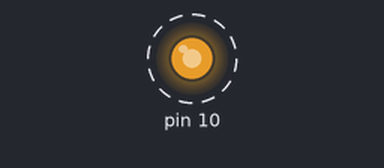
A sketch run on a simulated Arduino Uno, built with avr-gcc and run on an emulated ATmega328P. On the bench: output pins drawn as LEDs (lit = HIGH). Dashed ring = blinking.

Above: at 1.65 s.
Timing chart, 0 to 4.6 s (numbered marks = the images above):
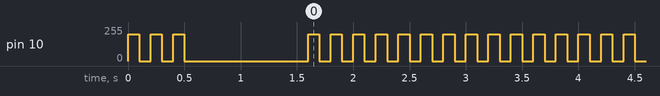

The sketch:

sketch_oct22d.ino
```cpp
/*
 Piezo

 This example shows how to run a Piezo Buzzer on pin 9
 using the analogWrite() function.

 It beeps 3 times fast at startup, waits a second then beeps continuously
 at a slower pace

 */

void setup()  {
  // declare pin 9 to be an output:
  pinMode(10, OUTPUT);
  beep(50);
  beep(50);
  beep(50);
  delay(1000);
}

void loop()  {
  beep(200);
}

void beep(unsigned char delayms){
  analogWrite(10, 200);      // Almost any value can be used except 0 and 255
                           // experiment to get the best tone
  delay(delayms=100);          // wait for a delayms ms
  analogWrite(10, 0);       // 0 turns it off
  delay(delayms=100);          // wait for a delayms ms
}
```

Measured:
- by itself, pin 10: moves between 0/255 and 200/255, repeating every 31.0 s
